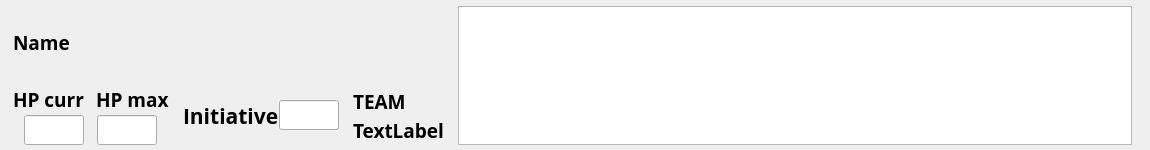
<?xml version="1.0" encoding="UTF-8"?>
<ui version="4.0">
 <class>CombatantWidget</class>
 <widget class="QWidget" name="CombatantWidget">
  <property name="geometry">
   <rect>
    <x>0</x>
    <y>0</y>
    <width>1150</width>
    <height>150</height>
   </rect>
  </property>
  <property name="sizePolicy">
   <sizepolicy hsizetype="MinimumExpanding" vsizetype="Maximum">
    <horstretch>0</horstretch>
    <verstretch>0</verstretch>
   </sizepolicy>
  </property>
  <property name="maximumSize">
   <size>
    <width>1000000</width>
    <height>150</height>
   </size>
  </property>
  <property name="windowTitle">
   <string>CombatantWidget</string>
  </property>
  <property name="autoFillBackground">
   <bool>false</bool>
  </property>
  <property name="styleSheet">
   <string notr="true"/>
  </property>
  <layout class="QGridLayout" name="gridLayout">
   <property name="leftMargin">
    <number>3</number>
   </property>
   <property name="topMargin">
    <number>0</number>
   </property>
   <property name="rightMargin">
    <number>3</number>
   </property>
   <property name="bottomMargin">
    <number>5</number>
   </property>
   <property name="spacing">
    <number>2</number>
   </property>
   <item row="8" column="1">
    <layout class="QHBoxLayout" name="horizontalLayout">
     <item>
      <widget class="QLineEdit" name="lineEdit_hp_curr">
       <property name="sizePolicy">
        <sizepolicy hsizetype="Maximum" vsizetype="Maximum">
         <horstretch>0</horstretch>
         <verstretch>0</verstretch>
        </sizepolicy>
       </property>
       <property name="minimumSize">
        <size>
         <width>0</width>
         <height>30</height>
        </size>
       </property>
       <property name="maximumSize">
        <size>
         <width>60</width>
         <height>50</height>
        </size>
       </property>
       <property name="font">
        <font>
         <family>Open Sans</family>
        </font>
       </property>
      </widget>
     </item>
     <item>
      <widget class="QLineEdit" name="lineEdit_hp_max">
       <property name="sizePolicy">
        <sizepolicy hsizetype="Maximum" vsizetype="Maximum">
         <horstretch>0</horstretch>
         <verstretch>0</verstretch>
        </sizepolicy>
       </property>
       <property name="minimumSize">
        <size>
         <width>0</width>
         <height>30</height>
        </size>
       </property>
       <property name="maximumSize">
        <size>
         <width>60</width>
         <height>50</height>
        </size>
       </property>
       <property name="font">
        <font>
         <family>Open Sans</family>
        </font>
       </property>
      </widget>
     </item>
    </layout>
   </item>
   <item row="7" column="2">
    <spacer name="horizontalSpacer_4">
     <property name="orientation">
      <enum>Qt::Orientation::Horizontal</enum>
     </property>
     <property name="sizeType">
      <enum>QSizePolicy::Policy::Minimum</enum>
     </property>
     <property name="sizeHint" stdset="0">
      <size>
       <width>10</width>
       <height>20</height>
      </size>
     </property>
    </spacer>
   </item>
   <item row="0" column="1" rowspan="7" colspan="6">
    <widget class="QLabel" name="label_name">
     <property name="sizePolicy">
      <sizepolicy hsizetype="Preferred" vsizetype="MinimumExpanding">
       <horstretch>0</horstretch>
       <verstretch>0</verstretch>
      </sizepolicy>
     </property>
     <property name="maximumSize">
      <size>
       <width>380</width>
       <height>16777215</height>
      </size>
     </property>
     <property name="font">
      <font>
       <family>Open Sans</family>
       <pointsize>14</pointsize>
       <bold>true</bold>
      </font>
     </property>
     <property name="text">
      <string>Name</string>
     </property>
     <property name="scaledContents">
      <bool>true</bool>
     </property>
    </widget>
   </item>
   <item row="7" column="1">
    <layout class="QHBoxLayout" name="horizontalLayout_2">
     <item>
      <widget class="QLabel" name="label_2">
       <property name="font">
        <font>
         <family>Open Sans</family>
         <pointsize>14</pointsize>
         <bold>true</bold>
        </font>
       </property>
       <property name="text">
        <string>HP curr</string>
       </property>
      </widget>
     </item>
     <item>
      <spacer name="horizontalSpacer_3">
       <property name="orientation">
        <enum>Qt::Orientation::Horizontal</enum>
       </property>
       <property name="sizeType">
        <enum>QSizePolicy::Policy::Minimum</enum>
       </property>
       <property name="sizeHint" stdset="0">
        <size>
         <width>10</width>
         <height>20</height>
        </size>
       </property>
      </spacer>
     </item>
     <item>
      <widget class="QLabel" name="label_3">
       <property name="font">
        <font>
         <family>Open Sans</family>
         <pointsize>14</pointsize>
         <bold>true</bold>
        </font>
       </property>
       <property name="text">
        <string>HP max</string>
       </property>
      </widget>
     </item>
    </layout>
   </item>
   <item row="9" column="7">
    <spacer name="verticalSpacer">
     <property name="orientation">
      <enum>Qt::Orientation::Vertical</enum>
     </property>
     <property name="sizeType">
      <enum>QSizePolicy::Policy::Maximum</enum>
     </property>
     <property name="sizeHint" stdset="0">
      <size>
       <width>5</width>
       <height>10</height>
      </size>
     </property>
    </spacer>
   </item>
   <item row="8" column="0">
    <spacer name="horizontalSpacer_2">
     <property name="orientation">
      <enum>Qt::Orientation::Horizontal</enum>
     </property>
     <property name="sizeType">
      <enum>QSizePolicy::Policy::Maximum</enum>
     </property>
     <property name="sizeHint" stdset="0">
      <size>
       <width>10</width>
       <height>20</height>
      </size>
     </property>
    </spacer>
   </item>
   <item row="3" column="7" rowspan="6">
    <widget class="MyMenuWidget" name="tableWidget">
     <property name="font">
      <font>
       <family>Open Sans</family>
      </font>
     </property>
    </widget>
   </item>
   <item row="5" column="8">
    <spacer name="horizontalSpacer">
     <property name="orientation">
      <enum>Qt::Orientation::Horizontal</enum>
     </property>
     <property name="sizeType">
      <enum>QSizePolicy::Policy::Maximum</enum>
     </property>
     <property name="sizeHint" stdset="0">
      <size>
       <width>15</width>
       <height>20</height>
      </size>
     </property>
    </spacer>
   </item>
   <item row="7" column="5" rowspan="2">
    <layout class="QVBoxLayout" name="verticalLayout">
     <property name="spacing">
      <number>0</number>
     </property>
     <item>
      <widget class="QLabel" name="label_side">
       <property name="font">
        <font>
         <family>Open Sans</family>
         <pointsize>14</pointsize>
         <bold>true</bold>
        </font>
       </property>
       <property name="text">
        <string>TEAM</string>
       </property>
      </widget>
     </item>
     <item>
      <widget class="QLabel" name="label_vitality">
       <property name="font">
        <font>
         <family>Open Sans</family>
         <pointsize>14</pointsize>
         <bold>true</bold>
        </font>
       </property>
       <property name="text">
        <string>TextLabel</string>
       </property>
      </widget>
     </item>
    </layout>
   </item>
   <item row="7" column="3" rowspan="2">
    <layout class="QHBoxLayout" name="horizontalLayout_3">
     <property name="spacing">
      <number>0</number>
     </property>
     <item>
      <widget class="QLabel" name="label">
       <property name="sizePolicy">
        <sizepolicy hsizetype="Fixed" vsizetype="Expanding">
         <horstretch>0</horstretch>
         <verstretch>0</verstretch>
        </sizepolicy>
       </property>
       <property name="font">
        <font>
         <family>Open Sans</family>
         <pointsize>16</pointsize>
         <bold>true</bold>
         <underline>false</underline>
         <strikeout>false</strikeout>
         <kerning>true</kerning>
        </font>
       </property>
       <property name="text">
        <string>Initiative</string>
       </property>
      </widget>
     </item>
     <item>
      <widget class="QLineEdit" name="lineEdit_initiative">
       <property name="sizePolicy">
        <sizepolicy hsizetype="Maximum" vsizetype="Maximum">
         <horstretch>0</horstretch>
         <verstretch>0</verstretch>
        </sizepolicy>
       </property>
       <property name="maximumSize">
        <size>
         <width>60</width>
         <height>30</height>
        </size>
       </property>
       <property name="font">
        <font>
         <family>Open Sans</family>
         <pointsize>12</pointsize>
        </font>
       </property>
      </widget>
     </item>
    </layout>
   </item>
   <item row="7" column="4">
    <spacer name="horizontalSpacer_5">
     <property name="orientation">
      <enum>Qt::Orientation::Horizontal</enum>
     </property>
     <property name="sizeType">
      <enum>QSizePolicy::Policy::Minimum</enum>
     </property>
     <property name="sizeHint" stdset="0">
      <size>
       <width>10</width>
       <height>20</height>
      </size>
     </property>
    </spacer>
   </item>
   <item row="7" column="6">
    <spacer name="horizontalSpacer_6">
     <property name="orientation">
      <enum>Qt::Orientation::Horizontal</enum>
     </property>
     <property name="sizeType">
      <enum>QSizePolicy::Policy::Minimum</enum>
     </property>
     <property name="sizeHint" stdset="0">
      <size>
       <width>10</width>
       <height>20</height>
      </size>
     </property>
    </spacer>
   </item>
  </layout>
  <zorder>label_name</zorder>
  <zorder>horizontalSpacer</zorder>
  <zorder>tableWidget</zorder>
  <zorder>horizontalSpacer_2</zorder>
  <zorder>verticalSpacer</zorder>
  <zorder>horizontalSpacer_4</zorder>
  <zorder>horizontalSpacer_5</zorder>
  <zorder>horizontalSpacer_6</zorder>
 </widget>
 <customwidgets>
  <customwidget>
   <class>MyMenuWidget</class>
   <extends>QTableWidget</extends>
   <header>MyMenuWidget.h</header>
  </customwidget>
 </customwidgets>
 <resources/>
 <connections/>
</ui>
